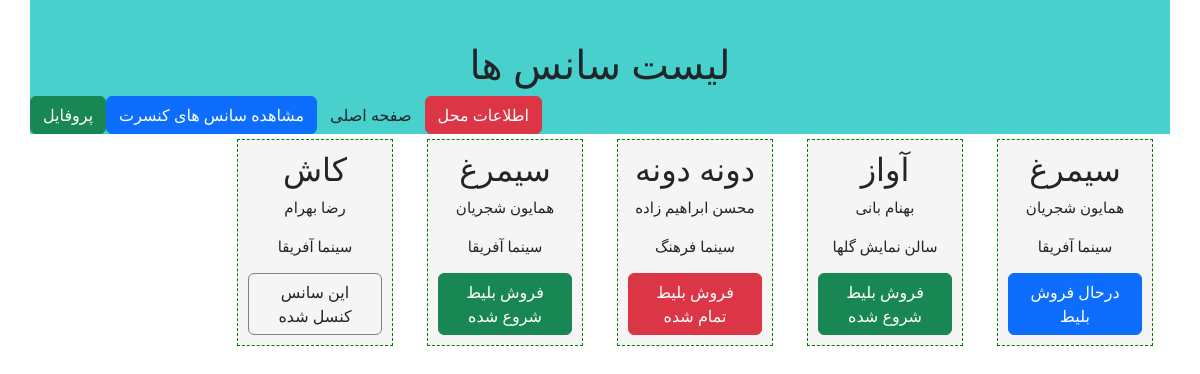
Screenshot of /ticketSales/time/list (signed in) with the database file from the repository.
### ticketSales/models.py (models this page shows, shortened)
class timeModel(models.Model):
	class Meta:
		verbose_name="سانس"
		verbose_name_plural="سانس"
	concertModel= models.ForeignKey("concertModel",on_delete=models.PROTECT)
	locationModel= models.ForeignKey(to=locationModel,on_delete=models.PROTECT)
	StartDateTime= models.DateTimeField()
	Seats=models.IntegerField()
	Start=1
	End=2
	Cancel=3
	Sales=4
	status_choices=((Start,"فروش بلیط شروع شده "),
					(End,"فروش بلیط تمام شده"),
					(Cancel,"این سانس کنسل شده"),
					(Sales,"درحال فروش بلیط"))
	Status=models.IntegerField(choices=status_choices,verbose_name=",عیت")
	def get_jalali_date(self):
		return datetime2jalali(self.StartDateTime)

class  concertModel(models.Model):
	class Meta:
		verbose_name="کنسرت"
		verbose_name_plural="کنسرتها"
	Name=models.CharField(max_length=100)
	SingerName=models.CharField(max_length=100)
	length=models.IntegerField()
	Poster=models.ImageField(upload_to="ConcertImages/",null=True)

class  locationModel(models.Model):
	class Meta:
		verbose_name="محل برگزاری"
		verbose_name_plural="محل برگزاری"
	IdNumber=models.IntegerField(primary_key=True)
	Name=models.CharField(max_length=100)
	Adress=models.CharField(max_length=500,default="تهران - برج میلاد")
	Phone=models.CharField(max_length=11,null=True)
	capacity=models.IntegerField()
	test=models.CharField(max_length=10,null=True)

### ticketSales/views.py (the view)
# urls.py: path('time/list', views.timeView)
def timeView(request):
	if request.user.is_authenticated and request.user.is_active:
		times=timeModel.objects.all()
		context={
			"timelist":times
		}
		return render(request,"ticketSales/timeList.html",context)
	else:
		return HttpResponseRedirect(reverse(accounts.views.loginView))

### ticketSales/templates/ticketSales/timeList.html (shortened to what this page needs)
{% extends "ticketSales/layout.html" %}
{% block titlepage %}
   لیست سانس ها
{% endblock%}
{% block mainContent %}
	{% if timelist %}
		{% for time in timelist %}
			<div class="col-md-2">
				<a>
					<div class="timeBox">
						<h2>{{ time.concertModel.Name }}</h2>
						<p>{{ time.concertModel.SingerName }}</p>
						<p>{{ time.locationModel.Name }}</p>
						<div
						class="
						{% if time.Status == time.Start %}
							btn btn-success
						{% elif time.Status == time.End %}
							btn btn-danger
						{% elif time.Status == time.Cancel %}
							btn default
						{% elif time.Status == time.Sales %}
							btn btn-primary
						{% endif %}
						 ">
							{{ time.get_Status_display}}
						</div>
					</div>
				</a>
			</div>
		{% endfor %}
	{% endif %}
{% endblock%}

### ticketSales/static/ticketSales/css/style.css (style rules this page uses)
.timeBox { margin: 5px; background-color: whitesmoke; font-size: 15px; border: 1px dashed green; padding: 10px; text-align: center; }
.default { border: 1px solid gray }

### rows the page displays
timeModel: concertModel.Name "سیمرغ", concertModel.SingerName "همایون شجریان", locationModel.Name "سینما آفریقا", Status "درحال فروش بلیط"
timeModel: concertModel.Name "آواز", concertModel.SingerName "بهنام بانی", locationModel.Name "سالن نمایش گلها", Status "فروش بلیط شروع شده"
timeModel: concertModel.Name "دونه دونه", concertModel.SingerName "محسن ابراهیم زاده", locationModel.Name "سینما فرهنگ", Status "فروش بلیط تمام شده"
timeModel: concertModel.Name "سیمرغ", concertModel.SingerName "همایون شجریان", locationModel.Name "سینما آفریقا", Status "فروش بلیط شروع شده"
timeModel: concertModel.Name "کاش", concertModel.SingerName "رضا بهرام", locationModel.Name "سینما آفریقا", Status "این سانس کنسل شده"
